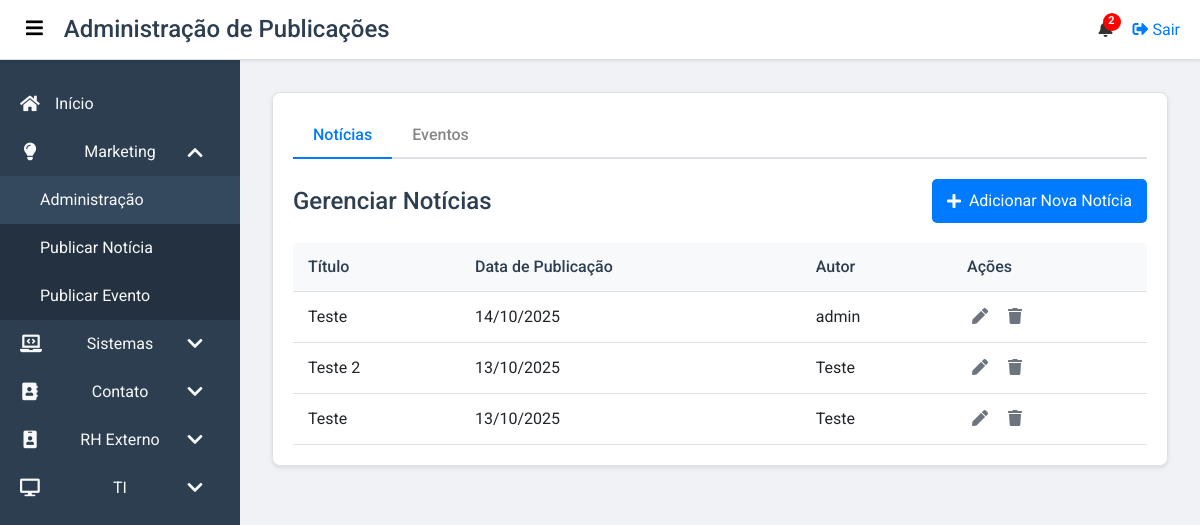
Page /administracao/publicacoes (signed in) on the committed database.
### app/models.py (models this page shows, shortened)
class News(db.Model):
    id = db.Column(db.Integer, primary_key=True)
    title = db.Column(db.String(200), nullable=False)
    content = db.Column(db.Text, nullable=False)
    image_url = db.Column(db.String(500), nullable=True)
    publication_date = db.Column(db.DateTime, nullable=False, default=datetime.utcnow)
    author_id = db.Column(db.Integer, db.ForeignKey('user.id'), nullable=False)

class User(db.Model, UserMixin):
    id = db.Column(db.Integer, primary_key=True)
    username = db.Column(db.String(150), unique=True, nullable=False)
    password = db.Column(db.String(200), nullable=False)
    failed_login_attempts = db.Column(db.Integer, default=0)
    is_locked = db.Column(db.Boolean, default=False) # This is the backend field for login blocking
    is_blocked = db.Column(db.Boolean, default=False) # This is for manual admin blocking
    is_suspended = db.Column(db.Boolean, default=False)
    groups = db.relationship('Group', secondary=user_group, backref='users')
    news = db.relationship('News', backref='author', lazy=True)
    events = db.relationship('Event', backref='creator', lazy=True)
    requests = db.relationship('AccessRequest', backref='requester', lazy=True)

### app/routes.py (the view)
@main.route('/administracao/publicacoes')
@login_required
@group_required('Marketing')
def administracao_publicacoes():
    news_items = News.query.order_by(News.publication_date.desc()).all()
    event_items = Event.query.order_by(Event.event_date.desc()).all()
    return render_template('publicacoes_administracao.html', news_items=news_items, event_items=event_items)

### app/routes.py (called while the page is built)
@main.context_processor
def inject_user_groups():
    if current_user.is_authenticated:
        user_groups = {group.name for group in current_user.groups}
        return dict(user_groups=user_groups)
    return dict(user_groups=set()) # Return an empty set for anonymous users

@main.context_processor
def inject_notifications():
    if current_user.is_authenticated:
        unread_notifications = Notification.query.filter_by(user_id=current_user.id, is_read=False).order_by(Notification.created_at.desc()).all()
        unread_notifications_count = len(unread_notifications)
        return dict(unread_notifications=unread_notifications, unread_notifications_count=unread_notifications_count)
    return dict(unread_notifications=[], unread_notifications_count=0) # Return empty for anonymous users

### app/templates/publicacoes_administracao.html (shortened to what this page needs)
{% extends "base.html" %}
{% block page_title %}Administração de Publicações{% endblock %}
{% block body_class %}dashboard-page{% endblock %}
{% block content %}
<section class="dashboard">
    <div class="card">
        <div class="tabs-container">
            <div class="tab-headers">
                <button class="tab-link active" data-tab="tab-noticias">Notícias</button>
                <button class="tab-link" data-tab="tab-eventos">Eventos</button>
            </div>
            <div id="tab-noticias" class="tab-content active">
                <div class="main-header">
                    <h3>Gerenciar Notícias</h3>
                    <a href="{{ url_for('main.noticias_publicar') }}" class="btn-primary">
                        <i class="fas fa-plus"></i> Adicionar Nova Notícia
                    </a>
                </div>
                <div class="publications-body">
                    <table class="publications-table">
                        <thead>
                            <tr>
                                <th>Título</th>
                                <th>Data de Publicação</th>
                                <th>Autor</th>
                                <th>Ações</th>
                            </tr>
                        </thead>
                        <tbody>
                            {% for news in news_items %}
                            <tr>
                                <td>{{ news.title }}</td>
                                <td>{{ news.publication_date.strftime('%d/%m/%Y') }}</td>
                                <td>{{ news.author.username }}</td>
                                <td class="publication-actions">
                                    <a href="{{ url_for('main.noticias_editar', news_id=news.id) }}" class="btn-edit-publication" title="Editar">
                                        <i class="fas fa-pen"></i>
                                    </a>
                                    <form action="{{ url_for('main.noticias_deletar', news_id=news.id) }}" method="POST" style="display:inline;">
                                        <button type="submit" class="btn-delete-publication" title="Excluir" onclick="return confirm('Tem certeza que deseja excluir esta notícia?');">
                                            <i class="fas fa-trash"></i>
                                        </button>
                                    </form>
                                </td>
                            </tr>
                            {% else %}
                            <tr>
                                <td colspan="4">Nenhuma notícia encontrada.</td>
                            </tr>
                            {% endfor %}
                        </tbody>
                    </table>
                </div>
            </div>
        </div>
    </div>
</section>
{% endblock %}

### app/static/css/base.css (style rules this page uses)
:root { --primary-color: #007bff; --secondary-color: #2c3e50; --background-light: #f0f2f5; --background-white: #ffffff; --text-color: #333; --text-light: #f8f9fa; --border-color: #dee2e6; --shadow-color: rgba(0, 0, 0, 0.1); }
body { font-family: 'Roboto', sans-serif; margin: 0; padding: 0; background-color: var(--background-light); color: var(--text-color); -webkit-font-smoothing: antialiased; -moz-osx-font-smoothing: grayscale; }
h1, h2, h3, h4, h5, h6 { margin: 0; font-weight: 500; }
a { text-decoration: none; color: var(--primary-color); }
.card { background: white; padding: 20px; border-radius: 8px; box-shadow: 0 2px 4px var(--shadow-color); border: 1px solid var(--border-color); }

### app/templates/publicacoes_administracao.html (style rules this page uses)
.tabs-container { width: 100%; }
.tab-headers { display: flex; border-bottom: 2px solid var(--border-color); margin-bottom: 20px; }
.tab-link { padding: 10px 20px; cursor: pointer; background: none; border: none; font-size: 1rem; font-weight: 500; color: #888; position: relative; transition: color 0.3s; }
.tab-link.active { color: var(--primary-color); }
.tab-link.active::after { content: ''; position: absolute; bottom: -2px; left: 0; width: 100%; height: 2px; background-color: var(--primary-color); }
.tab-content { display: none; }
.tab-content.active { display: block; }
.main-header { display: flex; justify-content: space-between; align-items: center; margin-bottom: 20px; }
.main-header h3 { color: var(--secondary-color); font-size: 1.5rem; }
.btn-primary { background-color: var(--primary-color); color: white; padding: 10px 15px; border-radius: 5px; text-decoration: none; display: inline-flex; align-items: center; gap: 8px; transition: background-color 0.3s; }
.publications-table { width: 100%; border-collapse: collapse; }
.publications-table th, .publications-table td { padding: 12px 15px; text-align: left; border-bottom: 1px solid var(--border-color); }
.publications-table thead th { background-color: #f8f9fa; font-weight: 500; color: var(--secondary-color); }
.publication-actions { white-space: nowrap; }
.btn-edit-publication, .btn-delete-publication { background: none; border: none; cursor: pointer; font-size: 1rem; color: #6c757d; margin: 0 5px; transition: color 0.2s; }

### rows in the picture
News: title "Teste", publication_date "14/10/2025", author.username "admin"
News: title "Teste 2", publication_date "13/10/2025", author.username "Teste"
News: title "Teste", publication_date "13/10/2025", author.username "Teste"

### other values in the picture
{{ unread_notifications_count }} "2"
